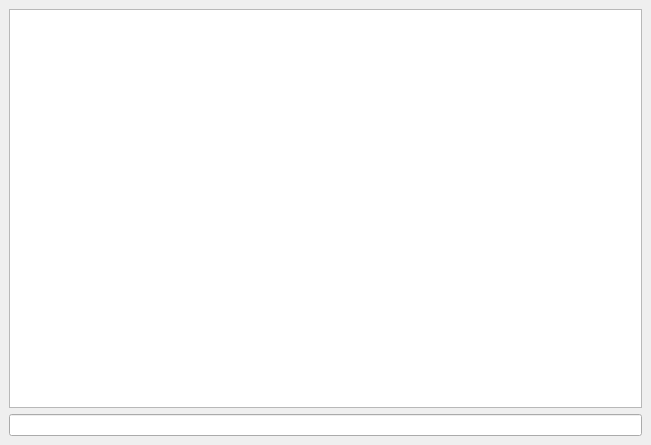
<?xml version="1.0" encoding="UTF-8"?>
<ui version="4.0">
 <class>MainWindow</class>
 <widget class="QMainWindow" name="MainWindow">
  <property name="geometry">
   <rect>
    <x>0</x>
    <y>0</y>
    <width>651</width>
    <height>445</height>
   </rect>
  </property>
  <property name="windowTitle">
   <string>Basic Terminal</string>
  </property>
  <property name="windowIcon">
   <iconset>
    <normaloff>../../../../../../usr/share/icons/gnome/32x32/apps/terminal.png</normaloff>../../../../../../usr/share/icons/gnome/32x32/apps/terminal.png</iconset>
  </property>
  <widget class="QWidget" name="centralwidget">
   <layout class="QGridLayout" name="gridLayout">
    <item row="0" column="0">
     <widget class="QTextBrowser" name="textBrowser">
      <property name="font">
       <font>
        <family>DejaVu Sans Mono</family>
        <pointsize>10</pointsize>
       </font>
      </property>
     </widget>
    </item>
    <item row="1" column="0">
     <widget class="QLineEdit" name="lineEdit">
      <property name="font">
       <font>
        <family>Monospace</family>
       </font>
      </property>
     </widget>
    </item>
   </layout>
  </widget>
  <widget class="QMenuBar" name="menubar">
   <property name="geometry">
    <rect>
     <x>0</x>
     <y>0</y>
     <width>651</width>
     <height>22</height>
    </rect>
   </property>
  </widget>
 </widget>
 <resources/>
 <connections/>
</ui>
